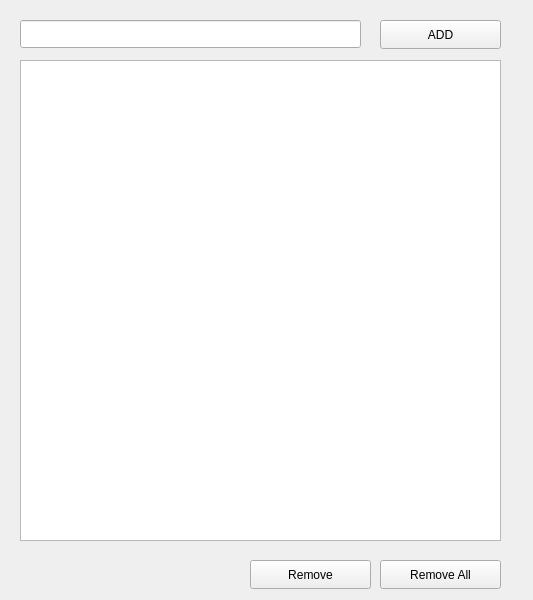
<?xml version="1.0" encoding="UTF-8"?>
<ui version="4.0">
 <class>MainWindow</class>
 <widget class="QMainWindow" name="MainWindow">
  <property name="geometry">
   <rect>
    <x>0</x>
    <y>0</y>
    <width>533</width>
    <height>600</height>
   </rect>
  </property>
  <property name="windowTitle">
   <string>MainWindow</string>
  </property>
  <widget class="QWidget" name="centralwidget">
   <widget class="QLineEdit" name="txtTask">
    <property name="geometry">
     <rect>
      <x>20</x>
      <y>20</y>
      <width>341</width>
      <height>28</height>
     </rect>
    </property>
   </widget>
   <widget class="QListWidget" name="listWidget">
    <property name="geometry">
     <rect>
      <x>20</x>
      <y>60</y>
      <width>481</width>
      <height>481</height>
     </rect>
    </property>
   </widget>
   <widget class="QPushButton" name="btnAdd">
    <property name="geometry">
     <rect>
      <x>380</x>
      <y>20</y>
      <width>121</width>
      <height>29</height>
     </rect>
    </property>
    <property name="text">
     <string>ADD</string>
    </property>
   </widget>
   <widget class="QPushButton" name="btnRemoveAll">
    <property name="geometry">
     <rect>
      <x>380</x>
      <y>560</y>
      <width>121</width>
      <height>29</height>
     </rect>
    </property>
    <property name="text">
     <string>Remove All</string>
    </property>
   </widget>
   <widget class="QPushButton" name="btnRemove">
    <property name="geometry">
     <rect>
      <x>250</x>
      <y>560</y>
      <width>121</width>
      <height>29</height>
     </rect>
    </property>
    <property name="text">
     <string>Remove</string>
    </property>
   </widget>
  </widget>
 </widget>
 <resources/>
 <connections/>
</ui>
